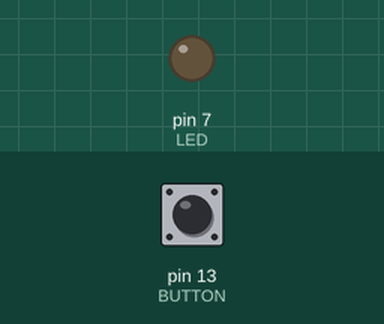
Bench run of a sketch on a simulated Arduino Uno, built with avr-gcc and run on an emulated ATmega328P. Parts: output pins drawn as LEDs (lit = HIGH). The inputs (shaded band) are chosen by the test bench; at power-on: pin 13 (BUTTON) LOW.

Above: at 1.2 s.
1.3 s: pin 13 (BUTTON) pulled HIGH for 0.15 s
At 1.37 s:
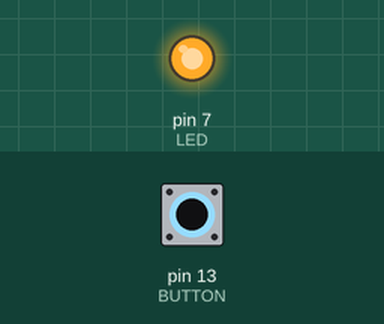
2.9 s: pin 13 (BUTTON) pulled HIGH for 3.2 s
At 6.7 s:
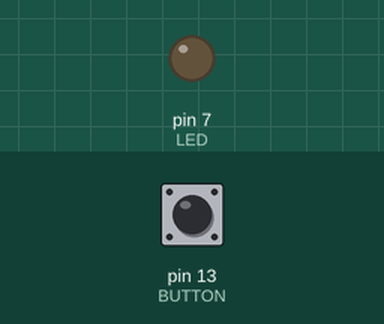
Timing chart, 0 to 8.2 s (numbered marks = the images above; inputs shaded):
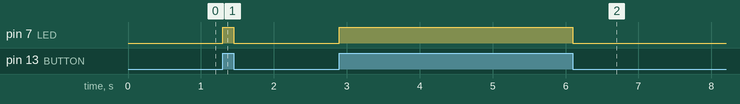

Measured:
- after the input at 1.3 s, pin 7 (LED): LOW → HIGH at once, → LOW 0.15 s later
- after the input at 2.9 s, pin 7 (LED): LOW → HIGH at once, → LOW 3.2 s later

The sketch:

code.ino
```cpp
// C++ code
//
const int LED = 7;
const int BUTTON = 13;

void setup()
{
  pinMode(BUTTON, INPUT);
  pinMode(LED,OUTPUT);
}

void loop()
{

  if(digitalRead(BUTTON) == HIGH)
  {
    digitalWrite(LED,HIGH);
  }
  else
  {
    digitalWrite(LED,LOW);
  }
}
```
